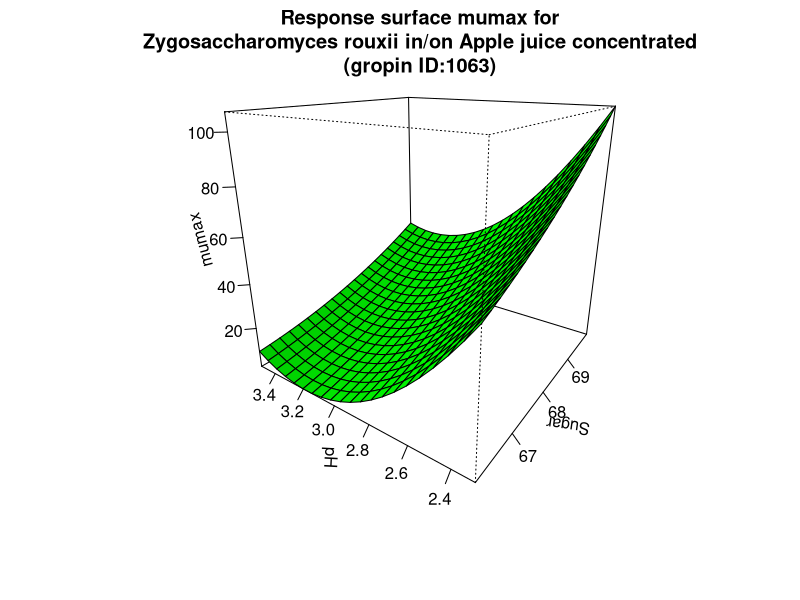

The R source for this figure:
#############################
# start of Parameter script
#############################
Sugar <- seq(66.066,69.9300699300699,length.out=21)
pH <- seq(2.2977022977023,3.5035,length.out=21)
#############################
# end of Parameter script
#############################
############################# 
# start of Model script Gropin ID 1063 
#############################
 
# constant coefficients for this model
 
variables <- data.frame(Sugar,pH)
argumentsPar <- expand.grid(variables)
 
# heart of the model
response_surface <- function(Sugar,pH) {
   mumax <-4993.00351-147.44162*Sugar+1.25367*(Sugar^2)-161.13055*pH+71.38168*(pH^2)-4.43598*Sugar*pH

return(mumax=mumax)
} 

# output parameters
responseSurface <- cbind(argumentsPar,response_surface(argumentsPar['Sugar'],argumentsPar['pH']))
colnames(responseSurface) <- c(colnames(argumentsPar),'mumax')
#############################
# End of Model script
#############################
############################# 
# start of Visualisation script Gropin ID 1063 
#############################
persp(Sugar,pH,matrix(unlist(responseSurface$'mumax'),nrow=21),col = 'green',xlab='Sugar',ylab='pH',zlab='mumax',main='Response surface mumax for
Zygosaccharomyces rouxii in/on Apple juice concentrated
(gropin ID:1063)',theta=305,phi=20,shade=0.25,ticktype = 'detailed')
#############################
# End of Visualisation script
#############################
